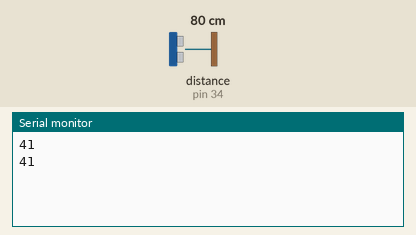
Bench run of a sketch on a simulated Arduino Uno, built with avr-gcc and run on an emulated ATmega328P. Shown: the last lines printed to the serial monitor. Inputs (shaded band) come from the test bench; at power-on: distance to the obstacle (sensor on pin 34) 80 cm.

Above: at 4.8 s.
4.9 s: distance to the obstacle (sensor on pin 34) set to 2 cm
At 7.1 s:
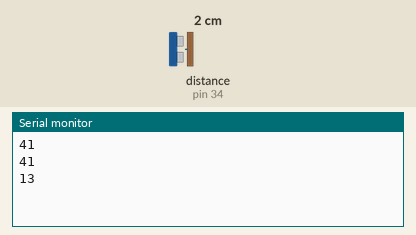
7.9 s: distance to the obstacle (sensor on pin 34) set to 4 cm
At 9.4 s:
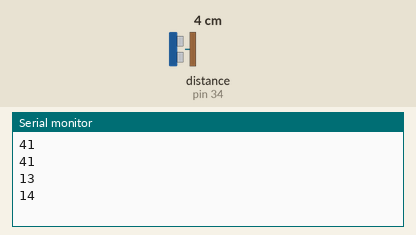
Timing chart, 0 to 10.9 s (numbered marks = the images above; inputs shaded):
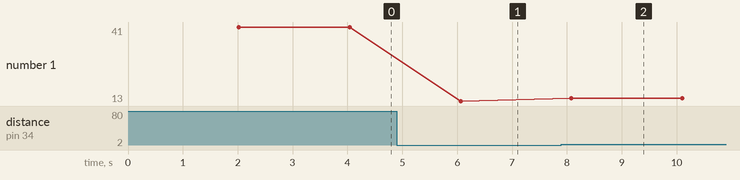

Measured:
- after the input at 4.9 s, the serial monitor: prints a new line after 1.2 s (image 1)
- after the input at 7.9 s, the serial monitor: prints a new line after 0.18 s (image 2)
- plotted number 1: 41 → 13 after the input at 4.9 s, 13 → 14 after the input at 7.9 s

The sketch:

alternative_sharp_ir.ino
```cpp
#include <SharpIR.h>
SharpIR sensor( SharpIR::GP2Y0A41SK0F, 34 );

void setup()
{
  Serial.begin(115200); //Enable the serial comunication
}

void loop()
{
  delay(2000);
  int distance = sensor.getDistance(); //Calculate the distance in centimeters and store the value in a variable

  Serial.println( distance+10 ); //Print the value to the serial monitor
}
```
